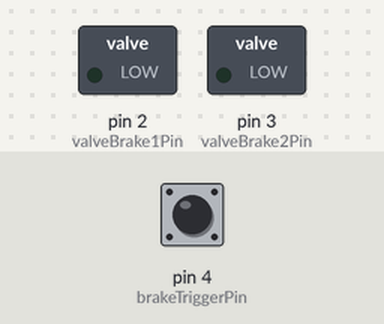
The sketch below on a simulated Arduino Uno, built with avr-gcc and run on an emulated ATmega328P. Parts: switched loads named in the sketch (green lamp = pin HIGH). Inputs (shaded band) come from the test bench; at power-on: pin 4 (brakeTriggerPin) HIGH.

Above: at 1.2 s.
1.3 s: pin 4 (brakeTriggerPin) pulled LOW for 3.2 s
At 2.1 s:
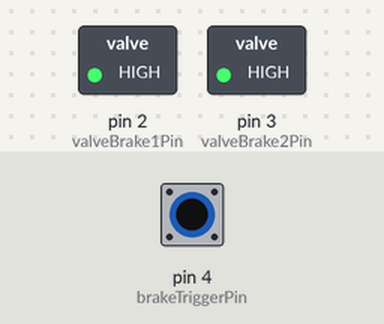
Timing chart, 0 to 6.8 s (numbered marks = the images above; inputs shaded):
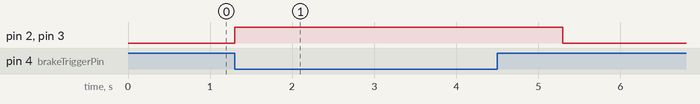

Measured:
- after the input at 1.3 s, pin 2 (valveBrake1Pin), pin 3 (valveBrake2Pin): LOW → HIGH at once, → LOW 4.0 s later

The sketch:

PneumaticAirbrake.ino
```cpp
//Project by @carbon_GTV support me on instagram, donate if you like it!

const int valveBrake1Pin = 2; // Pin für das erste Airbrake-Ventil
const int valveBrake2Pin = 3; // Pin für das zweite Airbrake-Ventil
const int brakeTriggerPin = 4; // Pin für den Taster/Sensor

void setup() {
  pinMode(valveBrake1Pin, OUTPUT);
  pinMode(valveBrake2Pin, OUTPUT);
  pinMode(brakeTriggerPin, INPUT_PULLUP);
  // Initialisiere Ventile in ausgeschaltetem Zustand
  digitalWrite(valveBrake1Pin, LOW);
  digitalWrite(valveBrake2Pin, LOW);
}

void loop() {
  if (digitalRead(brakeTriggerPin) == LOW) {
    // Aktiviere Airbrakes
    digitalWrite(valveBrake1Pin, HIGH);
    digitalWrite(valveBrake2Pin, HIGH);
    delay(1000); // Halte die Airbrakes für eine Sekunde aktiviert
    // Deaktiviere Airbrakes
    digitalWrite(valveBrake1Pin, LOW);
    digitalWrite(valveBrake2Pin, LOW);
  }
}
```
